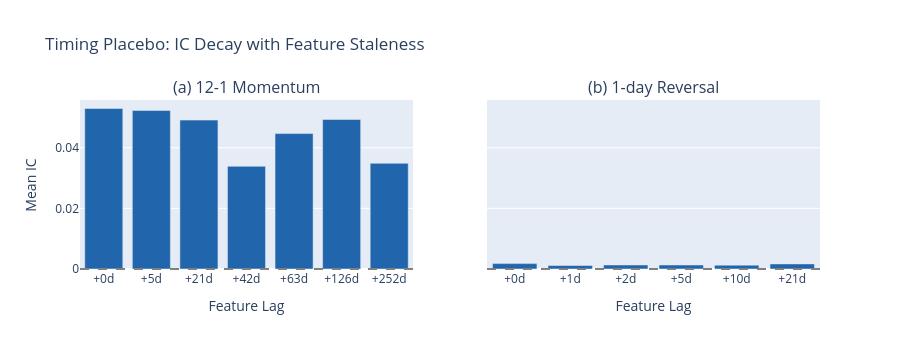

Notebook source saved alongside this figure:
### Code cell
# Side-by-side timing placebo visualization
fig = make_subplots(
    rows=1,
    cols=2,
    subplot_titles=["(a) 12-1 Momentum", "(b) 1-day Reversal"],
    shared_yaxes=True,
)

for i, feat_col in enumerate(FEATURES):
    lag_df = timing[feat_col]["lag_df"]
    fig.add_trace(
        go.Bar(
            x=[f"+{lag}d" for lag in lag_df["lag"].to_list()],
            y=lag_df["ic"].to_list(),
            marker_color="#2166ac",
            showlegend=False,
        ),
        row=1,
        col=i + 1,
    )
    fig.add_hline(y=0, line_dash="dash", line_color="gray", row=1, col=i + 1)

fig.update_layout(height=350, title="Timing Placebo: IC Decay with Feature Staleness")
fig.update_yaxes(title_text="Mean IC", row=1, col=1)
fig.update_xaxes(title_text="Feature Lag", row=1, col=1)
fig.update_xaxes(title_text="Feature Lag", row=1, col=2)
fig.show()

### Figure 1 — Plotly figure (JSON) as saved in the notebook; plotly's stock layout.template omitted (floating-point values rounded to 4 significant figures)
{"data": [{"marker": {"color": "#2166ac"}, "showlegend": false, "type": "bar", "x": ["+0d", "+5d", "+21d", "+42d", "+63d", "+126d", "+252d"], "xaxis": "x", "y": [0.05295, 0.0523, 0.04912, 0.03388, 0.04467, 0.04931, 0.03487], "yaxis": "y"}, {"marker": {"color": "#2166ac"}, "showlegend": false, "type": "bar", "x": ["+0d", "+1d", "+2d", "+5d", "+10d", "+21d"], "xaxis": "x2", "y": [0.001777, 0.001145, 0.001327, 0.001322, 0.001274, 0.001679], "yaxis": "y2"}], "layout": {"annotations": [{"font": {"size": 16}, "showarrow": false, "text": "(a) 12-1 Momentum", "x": 0.225, "xanchor": "center", "xref": "paper", "y": 1.0, "yanchor": "bottom", "yref": "paper"}, {"font": {"size": 16}, "showarrow": false, "text": "(b) 1-day Reversal", "x": 0.775, "xanchor": "center", "xref": "paper", "y": 1.0, "yanchor": "bottom", "yref": "paper"}], "height": 350, "shapes": [{"line": {"color": "gray", "dash": "dash"}, "type": "line", "x0": 0, "x1": 1, "xref": "x domain", "y0": 0, "y1": 0, "yref": "y"}, {"line": {"color": "gray", "dash": "dash"}, "type": "line", "x0": 0, "x1": 1, "xref": "x2 domain", "y0": 0, "y1": 0, "yref": "y2"}], "title": {"text": "Timing Placebo: IC Decay with Feature Staleness"}, "xaxis": {"anchor": "y", "domain": [0.0, 0.45], "title": {"text": "Feature Lag"}}, "xaxis2": {"anchor": "y2", "domain": [0.55, 1.0], "title": {"text": "Feature Lag"}}, "yaxis": {"anchor": "x", "domain": [0.0, 1.0], "title": {"text": "Mean IC"}}, "yaxis2": {"anchor": "x2", "domain": [0.0, 1.0], "matches": "y", "showticklabels": false}}}
